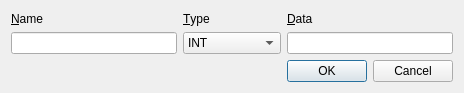
<ui version="4.0" >
 <class>PropertyEditDialog</class>
 <widget class="QDialog" name="PropertyEditDialog" >
  <property name="windowModality" >
   <enum>Qt::ApplicationModal</enum>
  </property>
  <property name="geometry" >
   <rect>
    <x>0</x>
    <y>0</y>
    <width>464</width>
    <height>93</height>
   </rect>
  </property>
  <property name="windowTitle" >
   <string>Dialog</string>
  </property>
  <layout class="QGridLayout" name="gridLayout" >
   <item row="0" column="0" >
    <widget class="QLabel" name="label" >
     <property name="text" >
      <string>&amp;Name</string>
     </property>
     <property name="buddy" >
      <cstring>nameEdit</cstring>
     </property>
    </widget>
   </item>
   <item row="0" column="1" >
    <widget class="QLabel" name="label_2" >
     <property name="text" >
      <string>&amp;Type</string>
     </property>
     <property name="buddy" >
      <cstring>comboBox</cstring>
     </property>
    </widget>
   </item>
   <item row="0" column="2" >
    <widget class="QLabel" name="label_3" >
     <property name="text" >
      <string>&amp;Data</string>
     </property>
     <property name="buddy" >
      <cstring>dataEdit</cstring>
     </property>
    </widget>
   </item>
   <item row="1" column="0" >
    <widget class="QLineEdit" name="nameEdit" >
     <property name="minimumSize" >
      <size>
       <width>120</width>
       <height>0</height>
      </size>
     </property>
     <property name="maximumSize" >
      <size>
       <width>250</width>
       <height>16777215</height>
      </size>
     </property>
    </widget>
   </item>
   <item row="1" column="1" >
    <widget class="QComboBox" name="comboBox" >
     <item>
      <property name="text" >
       <string>INT</string>
      </property>
     </item>
     <item>
      <property name="text" >
       <string>STRING</string>
      </property>
     </item>
     <item>
      <property name="text" >
       <string>BOOL</string>
      </property>
     </item>
     <item>
      <property name="text" >
       <string>INTPAIR</string>
      </property>
     </item>
     <item>
      <property name="text" >
       <string>INTTRIPPLE</string>
      </property>
     </item>
     <item>
      <property name="text" >
       <string>REAL</string>
      </property>
     </item>
     <item>
      <property name="text" >
       <string>MAP</string>
      </property>
     </item>
     <item>
      <property name="text" >
       <string>ARRAY</string>
      </property>
     </item>
    </widget>
   </item>
   <item row="1" column="2" >
    <widget class="QLineEdit" name="dataEdit" >
     <property name="minimumSize" >
      <size>
       <width>120</width>
       <height>0</height>
      </size>
     </property>
     <property name="inputMask" >
      <string>999999999999999999999999999999; </string>
     </property>
     <property name="text" >
      <string/>
     </property>
    </widget>
   </item>
   <item row="2" column="0" colspan="3" >
    <widget class="QDialogButtonBox" name="buttonBox" >
     <property name="orientation" >
      <enum>Qt::Horizontal</enum>
     </property>
     <property name="standardButtons" >
      <set>QDialogButtonBox::Cancel|QDialogButtonBox::Ok</set>
     </property>
    </widget>
   </item>
  </layout>
 </widget>
 <resources/>
 <connections>
  <connection>
   <sender>buttonBox</sender>
   <signal>accepted()</signal>
   <receiver>PropertyEditDialog</receiver>
   <slot>accept()</slot>
   <hints>
    <hint type="sourcelabel" >
     <x>328</x>
     <y>64</y>
    </hint>
    <hint type="destinationlabel" >
     <x>157</x>
     <y>85</y>
    </hint>
   </hints>
  </connection>
  <connection>
   <sender>buttonBox</sender>
   <signal>rejected()</signal>
   <receiver>PropertyEditDialog</receiver>
   <slot>reject()</slot>
   <hints>
    <hint type="sourcelabel" >
     <x>396</x>
     <y>70</y>
    </hint>
    <hint type="destinationlabel" >
     <x>286</x>
     <y>85</y>
    </hint>
   </hints>
  </connection>
 </connections>
</ui>
